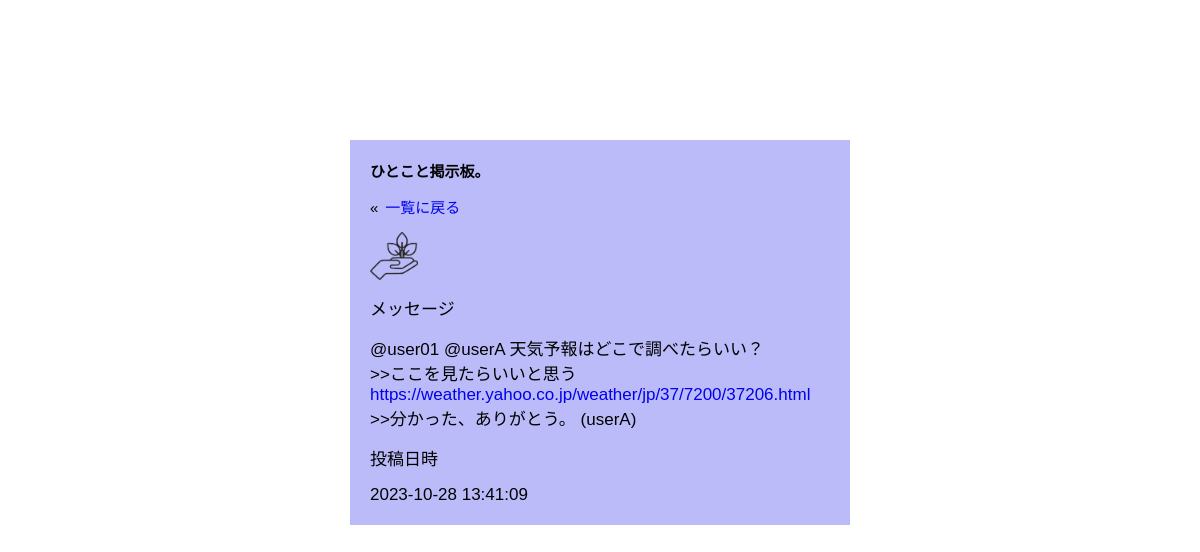
Screenshot of /view.php?p_id=45 (signed in) with the database file from the repository.
### tables this page shows
CREATE TABLE `posts` (
  `id` int(11) NOT NULL,
  `message` text NOT NULL,
  `member_id` int(11) NOT NULL,
  `reply_posts_id` int(11) NOT NULL,
  `created` datetime NOT NULL,
  `modified` timestamp NOT NULL DEFAULT current_timestamp() ON UPDATE current_timestamp()
);

CREATE TABLE `members` (
  `id` int(11) NOT NULL,
  `name` varchar(255) NOT NULL,
  `email` varchar(255) NOT NULL,
  `password` varchar(100) NOT NULL,
  `picture` varchar(255) NOT NULL,
  `created` datetime NOT NULL,
  `modified` timestamp NOT NULL DEFAULT current_timestamp() ON UPDATE current_timestamp()
);

### view.php (the view, shortened to what this page needs)
<?php
require('./connect.php');
if(isset($_GET['p_id'])){
    $p_id = $_GET['p_id'];
}else{
    $p_id = '';
}
?>
<!DOCTYPE html>
<html lang="en">
<head>
    <link rel="stylesheet" href="./join/css/style.css">
</head>
<body>
    <section class="form-container">
        <form action="" method="post">
            <h3>ひとこと掲示板。</h3>
            <p style="font-size: 1.5rem;">&laquo;<a style="padding-left: .7rem;" href="./home.php">一覧に戻る</a></p>
            <?php
             $select_posts = $conn->prepare("SELECT * FROM `posts` WHERE id= ?
             ORDER BY created DESC");
             $select_posts->execute(array($p_id));
             if($select_posts->rowCount() > 0){
                 while($fetch_posts = $select_posts->fetch(PDO::FETCH_ASSOC)){
                 $member_id = $fetch_posts['member_id'];
                 $select_members = $conn->prepare("SELECT * FROM `members` WHERE id= ?");
                 $select_members->execute(array($member_id));
                 $fetch_members = $select_members->fetch(PDO::FETCH_ASSOC);
            ?>
            <img src="./join/member_picture/<?= $fetch_members['picture']; ?>" height="48"
             width="48" alt="<?= $fetch_members['name']; ?>">
            <p>メッセージ</p>
            <span style="overflow-x: hidden;"><?= nl2br($fetch_posts['message']); ?> (<?= $fetch_members['name']; ?>)</span>
            <p>投稿日時</p>
            <span><?= $fetch_members['created']; ?></span>
        </form>
        <?php
        }
        }else{
        ?>
        <div class="empty"> その投稿は削除されたか、 URLが間違っています。</div>
        <?php
        }
        ?>
    </section>
</body>
</html>

### join/css/style.css (style rules this page uses)
* { margin: 0; padding: 0; box-sizing: border-box; font-family: sans-serif; outline: 0; text-decoration: none; }
html { font-size: 62.5%; }
section { max-width: 1200px; margin: 0 auto; padding: 2rem; }
h3 { font-size: 1.5rem; white-space: no-wrap; }
.form-container { display: flex; justify-content: center; align-items: center; min-height: calc(100vh - 17vh); flex-wrap: wrap; }
.form-container form { background: rgb(187, 187, 249); max-width: 50rem; padding: 2rem; display: flex; flex-wrap: wrap; gap: 1rem; overflow: hidden; }
.form-container form p { font-size: 1.7rem; margin: 0.5rem 0; }
.form-container form span { font-size: 1.7rem; word-wrap: break-word; }
p { width: 100%; }

### rows the page displays
posts: member.picture (picture), message "@user01 @userA 天気予報はどこで調べたらいい？ >>ここを見たらいいと思う https://weather.yahoo.co.jp/weather/jp/37/7200/37206.html >>分かった、ありがとう。", member.name "userA", member.created "2023-10-28 13:41:09"
